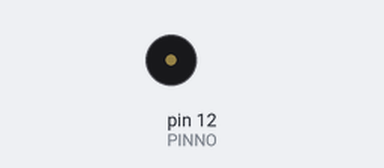
Recording of a sketch running on a simulated Arduino Uno, built with avr-gcc and run on an emulated ATmega328P. On the bench: buzzer (waves = sounding).

Above: at 0.87 s.
At 2.7 s:
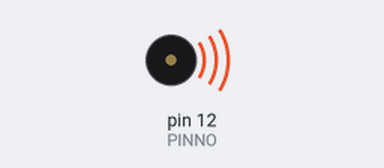
Timing chart, 0 to 3.0 s (numbered marks = the images above):
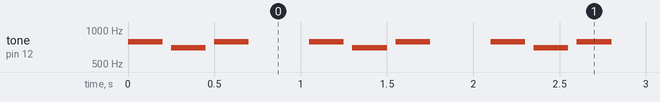

The sketch:

piano2.ino
```cpp
#define BEAT 200   // 音の長さを指定

#define PINNO 12   // 圧電スピーカを接続したピン番号

void setup() {
}
void loop() {

     tone(PINNO,784,BEAT) ;  // ファ
     delay(250) ;
     tone(PINNO,698,BEAT) ;  // ファ#
     delay(250) ;
     tone(PINNO,784,BEAT) ;  // ファ#
     delay(250) ;

     delay(300) ;           // ３秒後に繰り返す
}
```

Measured:
- by itself, tone on pin 12 (PINNO): repeats every 1.1 s: silent 0.05 s, 698 Hz 0.20 s, silent 0.05 s, 784 Hz 0.20 s, silent 0.35 s, 784 Hz 0.20 s
